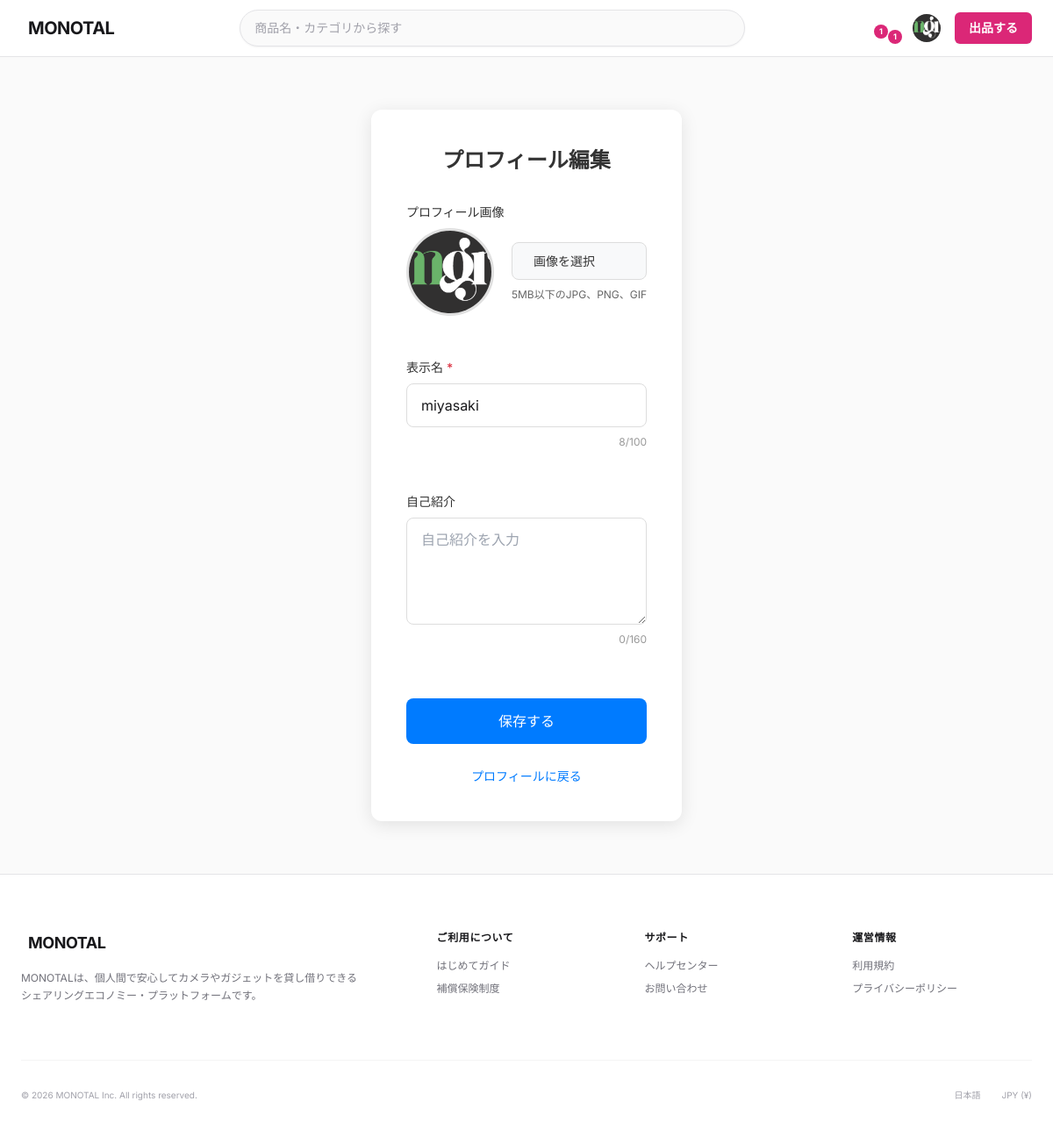
Page /monotal/profile/profile_setting/miyasaki/ (signed in) on the committed database.
### monotal/models.py (models this page shows, shortened)
class User(AbstractBaseUser, PermissionsMixin):
    user_id = models.AutoField(primary_key=True)
    user_name = models.CharField(max_length=100)
    display_name = models.CharField(max_length=100)
    email = models.EmailField(max_length=255)
    phone_number = models.CharField(max_length=20, default='')
    password_hash = models.CharField(max_length=255)
    login_attempt_count = models.IntegerField(default=0)
    last_login_datetime = models.DateTimeField(null=True, blank=True)
    user_status = models.ForeignKey(
        UserStatus,
        on_delete=models.PROTECT,
        db_column='user_status_id'
    )
    register_datetime = models.DateTimeField(auto_now_add=True)
    update_datetime = models.DateTimeField(auto_now=True)
    delete_datetime = models.DateTimeField(null=True, blank=True)
    user_image = models.ImageField(upload_to='user_images/', null=True, blank=True)
    bio = models.CharField(max_length=160, blank=True, default='')  # 自己紹介文（Twitter仕様: 160文字）
    is_staff = models.BooleanField(default=False)
    is_active = models.BooleanField(default=True)
    objects = UserManager()
    USERNAME_FIELD = 'email'
    REQUIRED_FIELDS = ['user_name', 'display_name']
    class Meta:
        db_table = 'T_User'
        verbose_name = 'ユーザー'
        verbose_name_plural = 'ユーザー'

### monotal/views.py (the view, shortened to what this page needs)
class ProfileSettingView(View):
    def get(self, request, username, *args, **kwargs):
        try:
            user = User.objects.get(user_name=username, user_status_id__in=[1, 2, 3])
        except User.DoesNotExist:
            messages.error(request, 'ユーザーが見つかりません。')
            return redirect('index')
        if request.user != user:
            return redirect('profile', username=username)
        return render(request, 'profile_setting.html', {'profile_user': user})

### monotal/context_processors.py (called while the page is built)
def rental_context(request):
    context = {
        'pending_rental_count': 0,
    }
    if request.user.is_authenticated:
        qs = RentalRequest.objects.filter(
            Q(requested_user=request.user) | Q(requester_user=request.user),
        ).exclude(
            rental_request_status_id__in=[3, 4, 5]  # 拒否・キャンセル・完了を除外
        )
        context['pending_rental_count'] = qs.count()
        import sys
        print(f"[rental_context] user={request.user.user_name} count={qs.count()} query={qs.query}", file=sys.stderr)
    return context

def notification_context(request):
    context = {
        'unread_notification_count': 0,
    }
    if request.user.is_authenticated:
        read_notification_ids = NotificationRead.objects.filter(
            user=request.user,
            notification_read_status_id=2  # 既読
        ).values_list('notification_id', flat=True)
        target_notification_ids = NotificationTargetUser.objects.filter(
            user=request.user
        ).values_list('notification_id', flat=True)
        context['unread_notification_count'] = target_notification_ids.exclude(
            notification_id__in=read_notification_ids
        ).count()
    return context

### templates/profile_setting.html (shortened to what this page needs)
{% extends 'base.html' %}
{% load static %}
{% block extra_css %}
<link rel="stylesheet" type="text/css" href="{% static 'css/profile_setting.css' %}">
{% endblock %}
{% block content %}
<div class="profile-setting-container">
    <h1 class="page-title">プロフィール編集</h1>
    <form id="profileForm" class="profile-form" enctype="multipart/form-data">
        <div class="form-group image-group">
            <label>プロフィール画像</label>
            <div class="image-preview-container">
                <div class="image-preview" id="imagePreview">
                    {% if profile_user.user_image %}
                        <img src="{{ profile_user.user_image.url }}" alt="プロフィール画像" id="previewImg">
                    {% else %}
                        <i class="fas fa-user" id="defaultIcon"></i>
                    {% endif %}
                </div>
                <div class="image-actions">
                    <label for="user_image" class="image-upload-btn">
                         画像を選択
                    </label>
                    <p class="input-hint">5MB以下のJPG、PNG、GIF</p>
                </div>
            </div>
        </div>
        <div class="form-group">
            <label for="display_name">表示名<span class="required">*</span></label>
            <input type="text" id="display_name" name="display_name"
                   value="{{ profile_user.display_name }}"
                   placeholder="表示名を入力" maxlength="100">
            <p class="char-count"><span id="display_name-count">{{ profile_user.display_name|length }}</span>/100</p>
            <p class="error-message" id="display_name-error"></p>
        </div>
        <div class="form-group">
            <label for="bio">自己紹介</label>
            <textarea id="bio" name="bio" placeholder="自己紹介を入力" maxlength="160" rows="4">{{ profile_user.bio }}</textarea>
            <p class="char-count"><span id="bio-count">{{ profile_user.bio|length }}</span>/160</p>
            <p class="error-message" id="bio-error"></p>
        </div>
        <button type="submit" class="submit-btn" id="submitBtn">
            <span class="btn-text">保存する</span>
        </button>
    </form>
    <p class="back-link">
        <a href="{% url 'profile' username=profile_user.user_name %}"> プロフィールに戻る</a>
    </p>
</div>
{% endblock %}

### templates/base.html (shortened to what this page needs)
<!DOCTYPE html>
<html lang="ja">
<head>
    <script src="https://cdn.tailwindcss.com"></script>
    {% block extra_css %}{% endblock %}
</head>
<body class="bg-zinc-50 text-zinc-900 antialiased selection:bg-pink-600 selection:text-white flex flex-col min-h-screen pb-20 md:pb-0">
    <header class="sticky top-0 z-50 w-full border-b border-zinc-200 bg-white/95 backdrop-blur-md">
        <div class="mx-auto flex h-16 max-w-[1200px] items-center justify-between gap-6 px-4 lg:px-6">
            <a href="{% url 'index' %}" class="flex-shrink-0 group flex items-center gap-2">
                <span class="text-xl font-bold tracking-tight text-zinc-900 uppercase group-hover:text-pink-600 transition-colors">MONOTAL</span>
            </a>
            <form method="GET" action="{% url 'product_list' %}" class="hidden md:flex flex-1 max-w-xl relative" id="header-search-form">
                <div class="flex-1 relative">
                    <input
                        type="text"
                        name="q"
                        id="header-search-input"
                        value="{{ request.GET.q|default:'' }}"
                        placeholder="商品名・カテゴリから探す"
                        autocomplete="off"
                        class="w-full rounded-full border border-zinc-200 bg-zinc-50 py-2.5 pl-4 pr-10 text-sm text-zinc-900 placeholder-zinc-400 focus:border-pink-600 focus:ring-1 focus:ring-pink-600 focus:outline-none focus:bg-white transition-all shadow-sm"
                    >
                </div>
            </form>
            <div class="flex items-center gap-3 lg:gap-4">
                {% if user.is_authenticated %}
                    <a href="{% url 'mypage_rental_management' %}" class="relative text-zinc-500 hover:text-zinc-900 transition-colors" title="レンタル管理">
                        {% if pending_rental_count %}
                        <span class="absolute -top-1 -right-1 h-4 w-4 rounded-full bg-pink-600 text-[9px] font-bold text-white flex items-center justify-center">{{ pending_rental_count }}</span>
                        {% endif %}
                    </a>
                    <div class="relative" id="notification-dropdown-container">
                        <button id="notification-dropdown-btn" class="relative text-zinc-500 hover:text-zinc-900 transition-colors">
                            {% if unread_notification_count > 0 %}
                            <span id="notification-badge" class="absolute -top-1 -right-1 h-4 w-4 rounded-full bg-pink-600 text-[9px] font-bold text-white flex items-center justify-center">{{ unread_notification_count }}</span>
                            {% endif %}
                        </button>
                    </div>
                    <div class="relative" id="profile-dropdown-container">
                        <button id="profile-dropdown-btn" class="h-8 w-8 rounded-full bg-zinc-100 flex items-center justify-center overflow-hidden hover:ring-2 hover:ring-pink-600 transition-all">
                            {% if user.user_image %}
                                <img src="{{ user.user_image.url }}" alt="{{ user.display_name }}" class="h-full w-full object-cover">
                            {% else %}
                                <span class="iconify text-zinc-500" data-icon="lucide:user" data-width="16" data-height="16"></span>
                            {% endif %}
                        </button>
                    </div>
                    <a href="{% url 'create_sell' %}" class="rounded-md bg-pink-600 px-4 py-2 text-sm font-semibold text-white transition-all hover:bg-pink-700 shadow-sm flex items-center gap-2">
                        <span>出品<span class="hidden lg:inline">する</span></span>
                    </a>
                {% endif %}
            </div>
        </div>
    </header>
    {% block content %}{% endblock %}
    <footer class="border-t border-zinc-200 bg-white pt-16 pb-24 md:pb-12 mt-auto">
        <div class="mx-auto max-w-[1200px] px-6">
            <div class="grid grid-cols-2 md:grid-cols-4 lg:grid-cols-5 gap-8 mb-16">
                <div class="col-span-2 space-y-4">
                    <a href="{% url 'index' %}" class="flex items-center gap-2 mb-4">
                        <span class="text-lg font-bold tracking-tight text-zinc-900 uppercase">MONOTAL</span>
                    </a>
                    <p class="text-xs text-zinc-500 leading-relaxed max-w-sm">
                        MONOTALは、個人間で安心してカメラやガジェットを貸し借りできるシェアリングエコノミー・プラットフォームです。
                    </p>
                </div>
                <div>
                    <h4 class="text-xs font-semibold text-zinc-900 mb-4 uppercase tracking-wider">ご利用について</h4>
                    <ul class="space-y-2.5 text-xs text-zinc-500 font-medium">
                        <li><a href="#" class="hover:text-pink-600 transition-colors">はじめてガイド</a></li>
                        <li><a href="#" class="hover:text-pink-600 transition-colors">補償保険制度</a></li>
                    </ul>
                </div>
                <div>
                    <h4 class="text-xs font-semibold text-zinc-900 mb-4 uppercase tracking-wider">サポート</h4>
                    <ul class="space-y-2.5 text-xs text-zinc-500 font-medium">
                        <li><a href="#" class="hover:text-pink-600 transition-colors">ヘルプセンター</a></li>
                        <li><a href="#" class="hover:text-pink-600 transition-colors">お問い合わせ</a></li>
                    </ul>
                </div>
                <div>
                     <h4 class="text-xs font-semibold text-zinc-900 mb-4 uppercase tracking-wider">運営情報</h4>
                    <ul class="space-y-2.5 text-xs text-zinc-500 font-medium">
                        <li><a href="{% url 'terms_of_service' %}" class="hover:text-pink-600 transition-colors">利用規約</a></li>
                        <li><a href="{% url 'privacy_policy' %}" class="hover:text-pink-600 transition-colors">プライバシーポリシー</a></li>
                    </ul>
                </div>
            </div>
            <div class="border-t border-zinc-100 pt-8 flex flex-col md:flex-row justify-between items-center gap-4">
                <p class="text-[10px] text-zinc-400">© 2026 MONOTAL Inc. All rights reserved.</p>
                <div class="flex items-center gap-6">
                    <span class="text-[10px] text-zinc-400">日本語</span>
                    <span class="text-[10px] text-zinc-400">JPY (¥)</span>
                </div>
            </div>
        </div>
    </footer>
    {% load static %}
</body>
</html>

### statics/css/profile_setting.css (style rules this page uses)
.profile-setting-container { max-width: 500px; margin: 60px auto; padding: 40px; background: #fff; border-radius: 12px; box-shadow: 0 4px 20px rgba(0, 0, 0, 0.1); }
.page-title { text-align: center; font-size: 24px; font-weight: bold; margin-bottom: 30px; color: #333; }
.profile-form { display: flex; flex-direction: column; gap: 24px; }
.form-group { display: flex; flex-direction: column; gap: 8px; }
.form-group label { font-size: 14px; font-weight: 500; color: #333; }
.form-group label .required { color: #dc3545; margin-left: 4px; }
.form-group input, .form-group textarea { padding: 12px 16px; border: 1px solid #ddd; border-radius: 8px; font-size: 16px; transition: border-color 0.3s ease; font-family: inherit; }
.form-group textarea { resize: vertical; min-height: 100px; }
.input-hint { font-size: 12px; color: #666; margin: 0; }
.char-count { font-size: 12px; color: #999; text-align: right; margin: 0; }
.image-group { align-items: flex-start; }
.image-preview-container { display: flex; align-items: center; gap: 20px; }
.image-preview { width: 100px; height: 100px; border-radius: 50%; background: #f0f0f0; display: flex; align-items: center; justify-content: center; overflow: hidden; border: 3px solid #e0e0e0; }
.image-preview img { width: 100%; height: 100%; object-fit: cover; }
.image-actions { display: flex; flex-direction: column; gap: 8px; }
.image-upload-btn { display: inline-flex; align-items: center; gap: 8px; padding: 10px 16px; background: #f8f9fa; border: 1px solid #ddd; border-radius: 8px; font-size: 14px; color: #333; cursor: pointer; transition: all 0.3s ease; }
.submit-btn { padding: 14px 24px; background: #007bff; color: #fff; border: none; border-radius: 8px; font-size: 16px; font-weight: 500; cursor: pointer; transition: background 0.3s ease; margin-top: 10px; }
.error-message { color: #dc3545; font-size: 12px; margin: 0; min-height: 16px; }
.back-link { text-align: center; margin-top: 24px; }
.back-link a { color: #007bff; text-decoration: none; font-size: 14px; }

### templates/base.html (style rules this page uses)
body { font-family: 'Inter', sans-serif; }

### rows in the picture
User: user_image (picture), display_name "miyasaki", display_name|length "8", bio|length "0"

### other values in the picture
{{ pending_rental_count }} "1"
{{ unread_notification_count }} "1"
